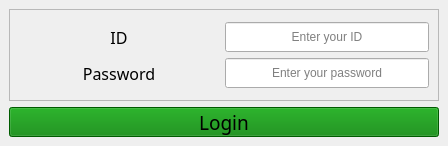
<?xml version="1.0" encoding="UTF-8"?>
<ui version="4.0">
 <class>MainWindow</class>
 <widget class="QMainWindow" name="MainWindow">
  <property name="geometry">
   <rect>
    <x>0</x>
    <y>0</y>
    <width>448</width>
    <height>146</height>
   </rect>
  </property>
  <property name="windowTitle">
   <string>MainWindow</string>
  </property>
  <widget class="QWidget" name="centralwidget">
   <layout class="QVBoxLayout" name="verticalLayout_4">
    <item>
     <widget class="QFrame" name="frame">
      <property name="maximumSize">
       <size>
        <width>600</width>
        <height>300</height>
       </size>
      </property>
      <property name="frameShape">
       <enum>QFrame::Shape::StyledPanel</enum>
      </property>
      <property name="frameShadow">
       <enum>QFrame::Shadow::Raised</enum>
      </property>
      <layout class="QVBoxLayout" name="verticalLayout_2">
       <item>
        <layout class="QVBoxLayout" name="verticalLayout">
         <item>
          <layout class="QHBoxLayout" name="horizontalLayout">
           <item>
            <widget class="QLabel" name="label">
             <property name="minimumSize">
              <size>
               <width>200</width>
               <height>20</height>
              </size>
             </property>
             <property name="font">
              <font>
               <family>D2CodingLigature Nerd Font</family>
               <pointsize>12</pointsize>
              </font>
             </property>
             <property name="styleSheet">
              <string notr="true"/>
             </property>
             <property name="text">
              <string>ID</string>
             </property>
             <property name="alignment">
              <set>Qt::AlignmentFlag::AlignCenter</set>
             </property>
            </widget>
           </item>
           <item>
            <widget class="QLineEdit" name="lineEdit">
             <property name="minimumSize">
              <size>
               <width>200</width>
               <height>30</height>
              </size>
             </property>
             <property name="alignment">
              <set>Qt::AlignmentFlag::AlignCenter</set>
             </property>
             <property name="placeholderText">
              <string>Enter your ID</string>
             </property>
            </widget>
           </item>
          </layout>
         </item>
         <item>
          <layout class="QHBoxLayout" name="horizontalLayout_2">
           <item>
            <widget class="QLabel" name="label_2">
             <property name="minimumSize">
              <size>
               <width>200</width>
               <height>20</height>
              </size>
             </property>
             <property name="font">
              <font>
               <family>D2CodingLigature Nerd Font</family>
               <pointsize>12</pointsize>
              </font>
             </property>
             <property name="text">
              <string>Password</string>
             </property>
             <property name="alignment">
              <set>Qt::AlignmentFlag::AlignCenter</set>
             </property>
            </widget>
           </item>
           <item>
            <widget class="QLineEdit" name="lineEdit_2">
             <property name="minimumSize">
              <size>
               <width>200</width>
               <height>30</height>
              </size>
             </property>
             <property name="alignment">
              <set>Qt::AlignmentFlag::AlignCenter</set>
             </property>
             <property name="placeholderText">
              <string>Enter your password</string>
             </property>
            </widget>
           </item>
          </layout>
         </item>
        </layout>
       </item>
      </layout>
     </widget>
    </item>
    <item>
     <widget class="QPushButton" name="pushButton">
      <property name="maximumSize">
       <size>
        <width>600</width>
        <height>30</height>
       </size>
      </property>
      <property name="font">
       <font>
        <family>D2CodingLigature Nerd Font</family>
        <pointsize>14</pointsize>
       </font>
      </property>
      <property name="styleSheet">
       <string notr="true">background-color:green;</string>
      </property>
      <property name="text">
       <string>Login</string>
      </property>
     </widget>
    </item>
   </layout>
  </widget>
 </widget>
 <resources/>
 <connections/>
</ui>
